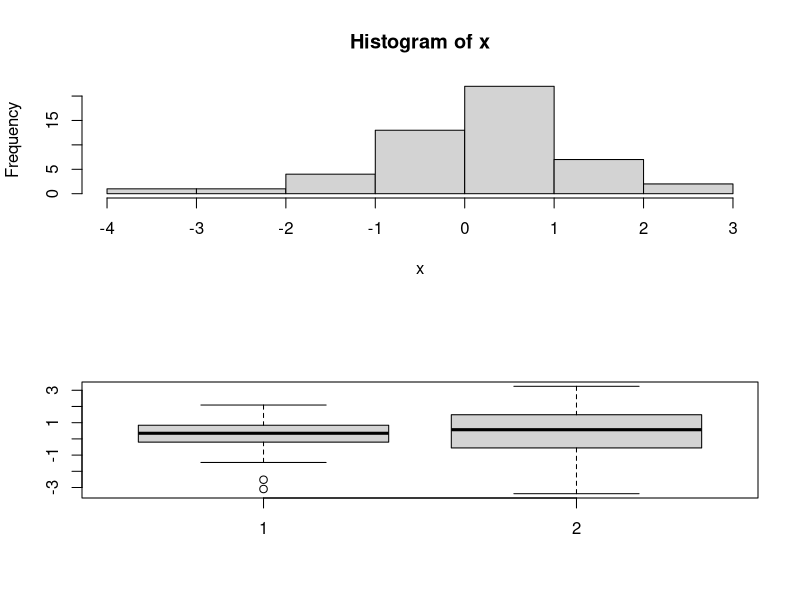

Generate this figure with R:
## ---- chunk 1
#| echo: true
#| output-location: column
#| results: hold

x <- rnorm(50, 0, 1)

min(x); mean(x); median(x); max(x)
quantile(x)
sd(x)
## ---- chunk 2
#| echo: true
#| output-location: column
#| results: hold
#| fig-width: 3
#| fig-height: 5

par(mfrow = c(2, 1))
hist(x)
boxplot(x, x + rnorm(50))
## ---- chunk 3
#| echo: true
#| output-location: column
#| results: hold

x <- rnorm(30, 5, 1)
y <- rnorm(30, 5, 3)

t.test(x, y)
## ---- chunk 4
#| echo: true
#| output-location: column
#| results: hold

x <- rnorm(30, 5, 1)

t.test(x)

t.test(x, mu = 5)
## ---- chunk 5
#| echo: true
#| output-location: column
#| results: hold

x <- rnorm(30, 5, 1)
y <- rnorm(30, 6, 1)

# ¿x es más grande que y?
t.test(x, y, alternative = "greater")

# ¿x es más pequeño que y?
t.test(x, y, alternative = "less")
## ---- chunk 6
#| echo: true
#| output-location: column
#| results: hold

x <- rnorm(30, 5, 1)
y <- rnorm(30, 6, 1)

t.test(x, y, paired = TRUE)
## ---- chunk 7
#| echo: true
#| output-location: column
#| results: hold

x <- rnorm(30, 5, 1)
y <- rnorm(30, 6, 1)

# ¿x es más grande que y?
test <- t.test(x, y) 

str(test)
test$p.value
test$conf.int[2]
test[[3]]
## ---- chunk 8
#| echo: true
#| output-location: column
#| results: hold

x <- rnorm(30, 5, 1)

wilcox.test(x)
## ---- chunk 9
#| echo: true
#| output-location: column
#| results: hold

x <- rnorm(30, 5, 1)
y <- rnorm(30, 6, 1)

wilcox.test(x, y, 
            alternative = "greater",
            paired = TRUE)
## ---- chunk 10
#| echo: true
#| output-location: column
#| results: hold

x <- c(1:10, 
       rnorm(10, 1, 1), 
       rnorm(10, 3, 1))
y <- factor(c(rep("first", 10), 
              rep("second", 10), 
              rep("third", 10)))
data <- data.frame(medidas = x, 
                   grupos = y)

aov(medidas ~ grupos, data)
## ---- chunk 11
#| echo: true
#| output-location: column
#| results: hold

aov.test <- aov(medidas ~ grupos, data)

summary(aov.test)
## ---- chunk 12
#| echo: true
#| output-location: column
#| results: hold

aov.test <- aov(medidas ~ grupos, data)

TukeyHSD(aov.test)
